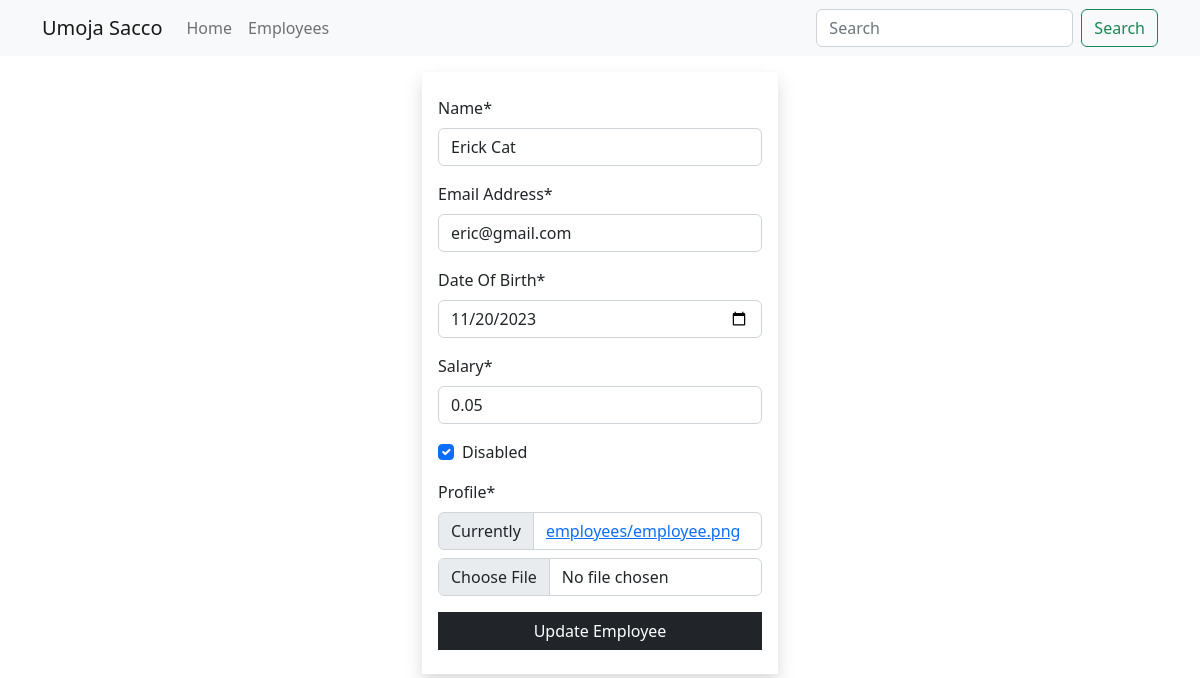
/employees/update/1, run on the app's committed database.
### main_app/models.py (models this page shows, shortened)
class Employee(models.Model):
    name = models.CharField(max_length=40)
    email = models.EmailField(unique=True)
    dob = models.DateField(null=True)
    salary = models.DecimalField(max_digits=7, decimal_places=2)  # 67000.58
    disabled = models.BooleanField(default=False)
    profile = models.ImageField(upload_to=unique_img_name, null=True, default="employees/employee.png")
    created_at = models.DateTimeField(auto_now_add=True, null=True)  # Once during creation
    updated_at = models.DateTimeField(auto_now=True, null=True)  # Every time an update happens
    class Meta:
        verbose_name = 'Employee'
        verbose_name_plural = 'Employees'
        ordering = ["salary"]

### main_app/views.py (the view)
# urls.py: path('employees/update/<int:emp_id>', views.employee_update, name="update"),
def employee_update(request, emp_id):
    employee = get_object_or_404(Employee, pk=emp_id)  # SELECT * FROM employees WHERE id=1
    if request.method == "POST":
        form = EmployeeForm(request.POST, request.FILES, instance=employee)
        if form.is_valid():
            form.save()
            messages.success(request, "Employee updated successfully")
            return redirect('details', emp_id)
    else:
        form = EmployeeForm(instance=employee)
    return render(request, "update.html", {"form": form})

### main_app/app_forms.py
class EmployeeForm(forms.ModelForm):
    class Meta:
        model = Employee
        fields = "__all__"
        widgets = {
            "dob": forms.DateInput(attrs={"type": "date", "min": "1990-01-01", "max": "2005-12-31"}),
            "salary": forms.NumberInput(attrs={"max": 75000, "min": 10000})
        }
        labels = {
            "dob": "Date Of Birth",
            "email": "Email Address"
        }

### templates/update.html (shortened to what this page needs)
 {% extends 'base_template.html' %}
{% load crispy_forms_filters %}
{% block content %}
    {% include 'navbar.html' %}
    <div class="container">
        <div class="row justify-content-center">
            <div class="col-sm-4">
                <form action="{{ request.path }}" method="post" enctype="multipart/form-data" class="shadow py-4 px-3 mt-3">
                    {{ form | crispy }}
                    <button class="btn btn-dark rounded-0 w-100">Update Employee</button>
                </form>
            </div>
        </div>
    </div>
{% endblock %}

### data on the page
Employee: name "Erick Cat", email "eric@gmail.com", dob "11/20/2023", salary "0.05", disabled "☑"
